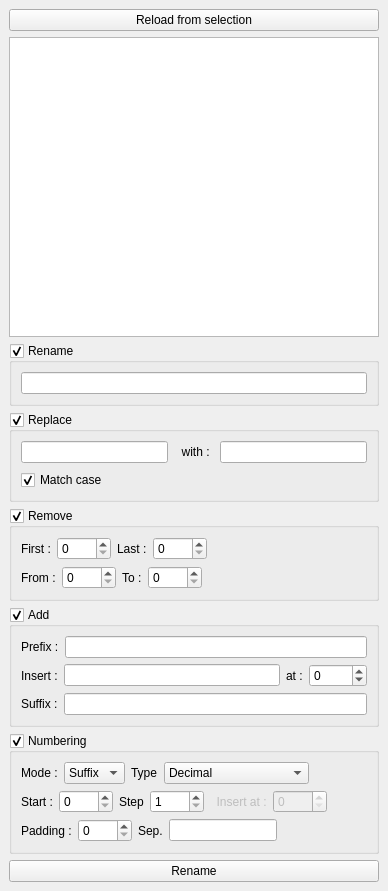
<?xml version="1.0" encoding="UTF-8"?>
<ui version="4.0">
 <class>MainWindow</class>
 <widget class="QMainWindow" name="MainWindow">
  <property name="geometry">
   <rect>
    <x>0</x>
    <y>0</y>
    <width>368</width>
   </rect>
  </property>
  <property name="windowTitle">
   <string>MainWindow</string>
  </property>
  <widget class="QWidget" name="centralwidget">
   <layout class="QVBoxLayout" name="verticalLayout_11">
    <item>
     <widget class="QPushButton" name="reload_button">
      <property name="sizePolicy">
       <sizepolicy hsizetype="MinimumExpanding" vsizetype="Fixed">
        <horstretch>0</horstretch>
        <verstretch>0</verstretch>
       </sizepolicy>
      </property>
      <property name="text">
       <string>Reload from selection</string>
      </property>
     </widget>
    </item>
    <item>
     <widget class="QTableView" name="name_table">
      <property name="minimumSize">
       <size>
        <width>350</width>
        <height>300</height>
       </size>
      </property>
      <property name="alternatingRowColors">
       <bool>true</bool>
      </property>
      <property name="selectionMode">
       <enum>QAbstractItemView::NoSelection</enum>
      </property>
      <property name="wordWrap">
       <bool>false</bool>
      </property>
      <attribute name="verticalHeaderVisible">
       <bool>false</bool>
      </attribute>
     </widget>
    </item>
    <item>
     <widget class="QGroupBox" name="rename_group">
      <property name="title">
       <string>Rename</string>
      </property>
      <property name="checkable">
       <bool>true</bool>
      </property>
      <layout class="QVBoxLayout" name="verticalLayout_10">
       <property name="leftMargin">
        <number>0</number>
       </property>
       <property name="topMargin">
        <number>0</number>
       </property>
       <property name="rightMargin">
        <number>0</number>
       </property>
       <property name="bottomMargin">
        <number>0</number>
       </property>
       <item>
        <widget class="QWidget" name="rename_widget" native="true">
         <layout class="QVBoxLayout" name="verticalLayout_9">
          <item>
           <widget class="QLineEdit" name="rename_line"/>
          </item>
         </layout>
        </widget>
       </item>
      </layout>
     </widget>
    </item>
    <item>
     <widget class="QGroupBox" name="replace_group">
      <property name="sizePolicy">
       <sizepolicy hsizetype="Preferred" vsizetype="Fixed">
        <horstretch>0</horstretch>
        <verstretch>0</verstretch>
       </sizepolicy>
      </property>
      <property name="title">
       <string>Replace</string>
      </property>
      <property name="checkable">
       <bool>true</bool>
      </property>
      <layout class="QVBoxLayout" name="verticalLayout_3">
       <property name="leftMargin">
        <number>0</number>
       </property>
       <property name="topMargin">
        <number>0</number>
       </property>
       <property name="rightMargin">
        <number>0</number>
       </property>
       <property name="bottomMargin">
        <number>0</number>
       </property>
       <item>
        <widget class="QWidget" name="replace_widget" native="true">
         <layout class="QVBoxLayout" name="verticalLayout_5">
          <property name="spacing">
           <number>7</number>
          </property>
          <item>
           <layout class="QHBoxLayout" name="replace_layout">
            <item>
             <widget class="QLineEdit" name="replace_line"/>
            </item>
            <item>
             <widget class="QLabel" name="with_label">
              <property name="text">
               <string>  with : </string>
              </property>
             </widget>
            </item>
            <item>
             <widget class="QLineEdit" name="replacewith_line"/>
            </item>
           </layout>
          </item>
          <item>
           <widget class="QCheckBox" name="matchcase_checkbox">
            <property name="text">
             <string>Match case</string>
            </property>
            <property name="checked">
             <bool>true</bool>
            </property>
           </widget>
          </item>
         </layout>
        </widget>
       </item>
      </layout>
     </widget>
    </item>
    <item>
     <widget class="QGroupBox" name="remove_group">
      <property name="title">
       <string>Remove</string>
      </property>
      <property name="checkable">
       <bool>true</bool>
      </property>
      <layout class="QVBoxLayout" name="verticalLayout_2">
       <property name="leftMargin">
        <number>0</number>
       </property>
       <property name="topMargin">
        <number>0</number>
       </property>
       <property name="rightMargin">
        <number>0</number>
       </property>
       <property name="bottomMargin">
        <number>0</number>
       </property>
       <item>
        <widget class="QWidget" name="remove_widget" native="true">
         <layout class="QVBoxLayout" name="verticalLayout">
          <item>
           <layout class="QHBoxLayout" name="firstlast_layout">
            <item>
             <widget class="QLabel" name="fisrt_label">
              <property name="text">
               <string>First :</string>
              </property>
             </widget>
            </item>
            <item>
             <widget class="QSpinBox" name="first_spin">
              <property name="maximum">
               <number>9999</number>
              </property>
             </widget>
            </item>
            <item>
             <widget class="QLabel" name="last_label">
              <property name="text">
               <string>Last :</string>
              </property>
             </widget>
            </item>
            <item>
             <widget class="QSpinBox" name="last_spin">
              <property name="maximum">
               <number>9999</number>
              </property>
             </widget>
            </item>
            <item>
             <spacer name="firstlast_spacer">
              <property name="orientation">
               <enum>Qt::Horizontal</enum>
              </property>
              <property name="sizeHint" stdset="0">
               <size>
                <width>40</width>
                <height>20</height>
               </size>
              </property>
             </spacer>
            </item>
           </layout>
          </item>
          <item>
           <layout class="QHBoxLayout" name="fromto_layout">
            <item>
             <widget class="QLabel" name="from_label">
              <property name="text">
               <string>From :</string>
              </property>
             </widget>
            </item>
            <item>
             <widget class="QSpinBox" name="from_spin">
              <property name="maximum">
               <number>9999</number>
              </property>
             </widget>
            </item>
            <item>
             <widget class="QLabel" name="to_label">
              <property name="text">
               <string>To :</string>
              </property>
             </widget>
            </item>
            <item>
             <widget class="QSpinBox" name="to_spin">
              <property name="maximum">
               <number>9999</number>
              </property>
             </widget>
            </item>
            <item>
             <spacer name="fromto_spacer">
              <property name="orientation">
               <enum>Qt::Horizontal</enum>
              </property>
              <property name="sizeHint" stdset="0">
               <size>
                <width>40</width>
                <height>20</height>
               </size>
              </property>
             </spacer>
            </item>
           </layout>
          </item>
         </layout>
        </widget>
       </item>
      </layout>
     </widget>
    </item>
    <item>
     <widget class="QGroupBox" name="add_group">
      <property name="title">
       <string>Add</string>
      </property>
      <property name="checkable">
       <bool>true</bool>
      </property>
      <layout class="QVBoxLayout" name="verticalLayout_7">
       <property name="leftMargin">
        <number>0</number>
       </property>
       <property name="topMargin">
        <number>0</number>
       </property>
       <property name="rightMargin">
        <number>0</number>
       </property>
       <property name="bottomMargin">
        <number>0</number>
       </property>
       <item>
        <widget class="QWidget" name="add_widget" native="true">
         <layout class="QVBoxLayout" name="verticalLayout_6">
          <item>
           <layout class="QHBoxLayout" name="prefix_layout">
            <item>
             <widget class="QLabel" name="prefix_label">
              <property name="text">
               <string>Prefix :</string>
              </property>
             </widget>
            </item>
            <item>
             <widget class="QLineEdit" name="prefix_line"/>
            </item>
           </layout>
          </item>
          <item>
           <layout class="QHBoxLayout" name="insert_layout">
            <item>
             <widget class="QLabel" name="insert_label">
              <property name="text">
               <string>Insert :</string>
              </property>
             </widget>
            </item>
            <item>
             <widget class="QLineEdit" name="insert_line"/>
            </item>
            <item>
             <widget class="QLabel" name="insertat_label">
              <property name="text">
               <string>at :</string>
              </property>
             </widget>
            </item>
            <item>
             <widget class="QSpinBox" name="insertat_spin">
              <property name="minimum">
               <number>-9999</number>
              </property>
              <property name="maximum">
               <number>9999</number>
              </property>
             </widget>
            </item>
           </layout>
          </item>
          <item>
           <layout class="QHBoxLayout" name="suffix_layout">
            <item>
             <widget class="QLabel" name="suffix_label">
              <property name="text">
               <string>Suffix :</string>
              </property>
             </widget>
            </item>
            <item>
             <widget class="QLineEdit" name="suffix_line"/>
            </item>
           </layout>
          </item>
         </layout>
        </widget>
       </item>
      </layout>
     </widget>
    </item>
    <item>
     <widget class="QGroupBox" name="numbering_group">
      <property name="sizePolicy">
       <sizepolicy hsizetype="Preferred" vsizetype="Fixed">
        <horstretch>0</horstretch>
        <verstretch>0</verstretch>
       </sizepolicy>
      </property>
      <property name="title">
       <string>Numbering</string>
      </property>
      <property name="checkable">
       <bool>true</bool>
      </property>
      <layout class="QVBoxLayout" name="verticalLayout_4">
       <property name="leftMargin">
        <number>0</number>
       </property>
       <property name="topMargin">
        <number>0</number>
       </property>
       <property name="rightMargin">
        <number>0</number>
       </property>
       <property name="bottomMargin">
        <number>0</number>
       </property>
       <item>
        <widget class="QWidget" name="numbering_widget" native="true">
         <layout class="QVBoxLayout" name="verticalLayout_8">
          <item>
           <layout class="QHBoxLayout" name="modetype_layout">
            <item>
             <widget class="QLabel" name="mode_label">
              <property name="text">
               <string>Mode :</string>
              </property>
             </widget>
            </item>
            <item>
             <widget class="QComboBox" name="mode_combo">
              <item>
               <property name="text">
                <string>Suffix</string>
               </property>
              </item>
              <item>
               <property name="text">
                <string>Prefix</string>
               </property>
              </item>
              <item>
               <property name="text">
                <string>Insert</string>
               </property>
              </item>
             </widget>
            </item>
            <item>
             <widget class="QLabel" name="type_label">
              <property name="text">
               <string>Type</string>
              </property>
             </widget>
            </item>
            <item>
             <widget class="QComboBox" name="type_combo">
              <item>
               <property name="text">
                <string>Decimal</string>
               </property>
              </item>
              <item>
               <property name="text">
                <string>Alphabetical (upper)</string>
               </property>
              </item>
              <item>
               <property name="text">
                <string>Alphabetical (lower)</string>
               </property>
              </item>
              <item>
               <property name="text">
                <string>Hexadecimal (upper)</string>
               </property>
              </item>
              <item>
               <property name="text">
                <string>Hexadecimal (lower)</string>
               </property>
              </item>
              <item>
               <property name="text">
                <string>Octal</string>
               </property>
              </item>
              <item>
               <property name="text">
                <string>Binary</string>
               </property>
              </item>
              <item>
               <property name="text">
                <string>Roman</string>
               </property>
              </item>
             </widget>
            </item>
            <item>
             <spacer name="modetype_spacer">
              <property name="orientation">
               <enum>Qt::Horizontal</enum>
              </property>
              <property name="sizeHint" stdset="0">
               <size>
                <width>40</width>
                <height>20</height>
               </size>
              </property>
             </spacer>
            </item>
           </layout>
          </item>
          <item>
           <layout class="QHBoxLayout" name="startstepat_layout">
            <item>
             <widget class="QLabel" name="start_label">
              <property name="text">
               <string>Start :</string>
              </property>
             </widget>
            </item>
            <item>
             <widget class="QSpinBox" name="start_spin">
              <property name="maximum">
               <number>9999</number>
              </property>
             </widget>
            </item>
            <item>
             <widget class="QLabel" name="step_label">
              <property name="text">
               <string>Step</string>
              </property>
             </widget>
            </item>
            <item>
             <widget class="QSpinBox" name="step_spin">
              <property name="minimum">
               <number>1</number>
              </property>
              <property name="maximum">
               <number>9999</number>
              </property>
             </widget>
            </item>
            <item>
             <widget class="QLabel" name="numberinginsertat_label">
              <property name="enabled">
               <bool>false</bool>
              </property>
              <property name="text">
               <string>  Insert at :</string>
              </property>
             </widget>
            </item>
            <item>
             <widget class="QSpinBox" name="numberinginsertat_spin">
              <property name="enabled">
               <bool>false</bool>
              </property>
              <property name="maximum">
               <number>9999</number>
              </property>
             </widget>
            </item>
            <item>
             <spacer name="startstep_spacer">
              <property name="orientation">
               <enum>Qt::Horizontal</enum>
              </property>
              <property name="sizeHint" stdset="0">
               <size>
                <width>40</width>
                <height>20</height>
               </size>
              </property>
             </spacer>
            </item>
           </layout>
          </item>
          <item>
           <layout class="QHBoxLayout" name="padding_layout">
            <item>
             <widget class="QLabel" name="padding_label">
              <property name="text">
               <string>Padding :</string>
              </property>
             </widget>
            </item>
            <item>
             <widget class="QSpinBox" name="padding_spin">
              <property name="maximum">
               <number>9999</number>
              </property>
             </widget>
            </item>
            <item>
             <widget class="QLabel" name="sep_label">
              <property name="text">
               <string>Sep.</string>
              </property>
             </widget>
            </item>
            <item>
             <widget class="QLineEdit" name="sep_line"/>
            </item>
            <item>
             <spacer name="padding_spacer">
              <property name="orientation">
               <enum>Qt::Horizontal</enum>
              </property>
              <property name="sizeHint" stdset="0">
               <size>
                <width>40</width>
                <height>20</height>
               </size>
              </property>
             </spacer>
            </item>
            <item>
             <spacer name="horizontalSpacer">
              <property name="orientation">
               <enum>Qt::Horizontal</enum>
              </property>
              <property name="sizeHint" stdset="0">
               <size>
                <width>40</width>
                <height>20</height>
               </size>
              </property>
             </spacer>
            </item>
           </layout>
          </item>
         </layout>
        </widget>
       </item>
      </layout>
     </widget>
    </item>
    <item>
     <widget class="QPushButton" name="rename_button">
      <property name="text">
       <string>Rename</string>
      </property>
     </widget>
    </item>
   </layout>
  </widget>
 </widget>
 <resources/>
 <connections/>
</ui>
